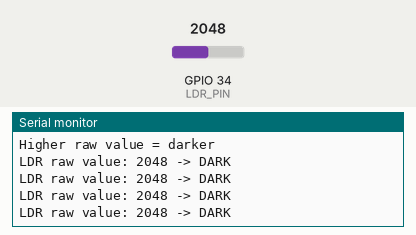
A sketch run on a simulated ESP32. Shown: the last lines printed to the serial monitor. Inputs (shaded band) come from the test bench; at power-on: GPIO 34 (LDR_PIN) = 2048.

Above: at 2.2 s.
2.3 s: GPIO 34 (LDR_PIN) set to 1859
At 2.71 s:
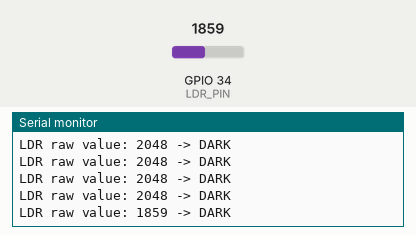
3.8 s: GPIO 34 (LDR_PIN) set to 1759
At 4.21 s:
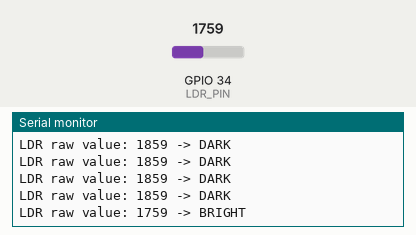

Measured:
- the behaviour switches between 1800 and 1799 on GPIO 34 (LDR_PIN) (found by bisection; images 1 and 2)
- after the input at 2.3 s, the serial monitor: prints a new line after 0.21 s (image 1)
- after the input at 3.8 s, the serial monitor: prints a new line after 0.21 s (image 2)

The sketch:

ldr_threshold_test.ino
```cpp
#include <Arduino.h>

const int LDR_PIN = 34;

// 현재 측정값 기준
// 밝을 때: 약 300
// 기본 실내: 약 1300
// 손으로 가림: 약 3500
// 따라서 1800 이상이면 어두움으로 임시 판단
const int LIGHT_THRESHOLD = 1800;

void setup() {
  Serial.begin(115200);
  delay(1000);

  Serial.println("LDR Threshold Test Start");
  Serial.println("GPIO34 analog input");
  Serial.println("Lower raw value = brighter");
  Serial.println("Higher raw value = darker");
}

void loop() {
  int raw = analogRead(LDR_PIN);

  Serial.print("LDR raw value: ");
  Serial.print(raw);

  if (raw < LIGHT_THRESHOLD) {
    Serial.println(" -> BRIGHT");
  } else {
    Serial.println(" -> DARK");
  }

  delay(300);
}
```
